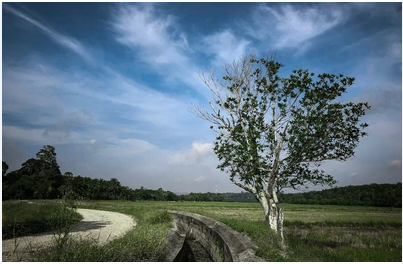
#> input picture Assignment_DIP/cover.PNG, 403 x 264 px, found by its file name
$ python assignment.py
#> lines starting #> are read from the running program, lines starting #| are printed output that depends on the picture
from PIL import Image
import numpy as np
cover = Image.open("cover.png")
#> cover is the input picture: PIL image 403x264 RGBA; mean R, G, B, A 94.1, 113, 124.9, 255
secret = Image.open("secret.png")
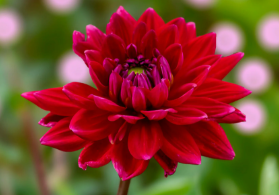
#> input picture Assignment_DIP/secret.PNG, 279 x 195 px, found by its file name
#> secret is the input picture: PIL image 279x195 RGBA; mean R, G, B, A 128, 66.3, 45.5, 255
secret = secret.resize(cover.size)
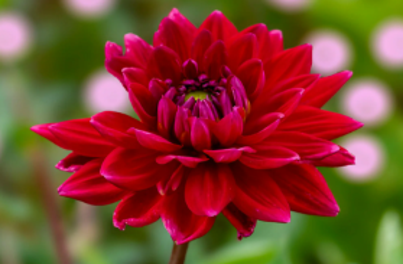
#> secret: PIL image 403x264 RGBA; mean R, G, B, A 128, 66.3, 45.5, 255

cover = np.array(cover)
secret = np.array(secret)

stego = (cover & 0xF0) | (secret >> 4)

stego_img = Image.fromarray(stego.astype('uint8'))
stego_img.save("stego.png")

print("Image hidden successfully!")
